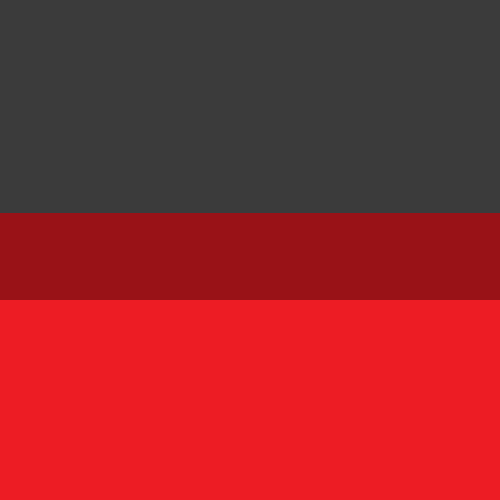
Frame 1 (no input)
Frame 60 (the mouse pressed at the canvas centre just before this capture): identical to frame 1, image omitted
Frame 120 (the mouse held since frame 60 and released just before this capture): identical to frame 1, image omitted

The Processing sketch that drew this single still picture (run headless with seeded random() and noise(); from frame 60 on, the mouse is pressed at the canvas centre):

// Processing sketch: unit3_gridPiece
// ── unit3_gridPiece.pde
// this is my inspo: https://janetlhamilton.com/artwork/4621459-S402.html

int numSquare = 3;

//int allSize = 500;
color hex1 = #3B3B3B;
color hex2 = #991217;
color hex3 = #ED1C24;

//declaration
int[] allSize;

void setup() {
  size(500, 500);
  noStroke();

  //allocation
  allSize = new int[numSquare];

  //initalization
  allSize[0] = 500;
}

void draw() {
  background(#ffffff);
  //declaration & initalization

  fill(hex1);
  rect(0, 0, 500, 216);
  
   fill(hex2);
  rect(0, 213, 500, 179);
  
   fill(hex3);
  rect(0, 300, 500, 221);
}
